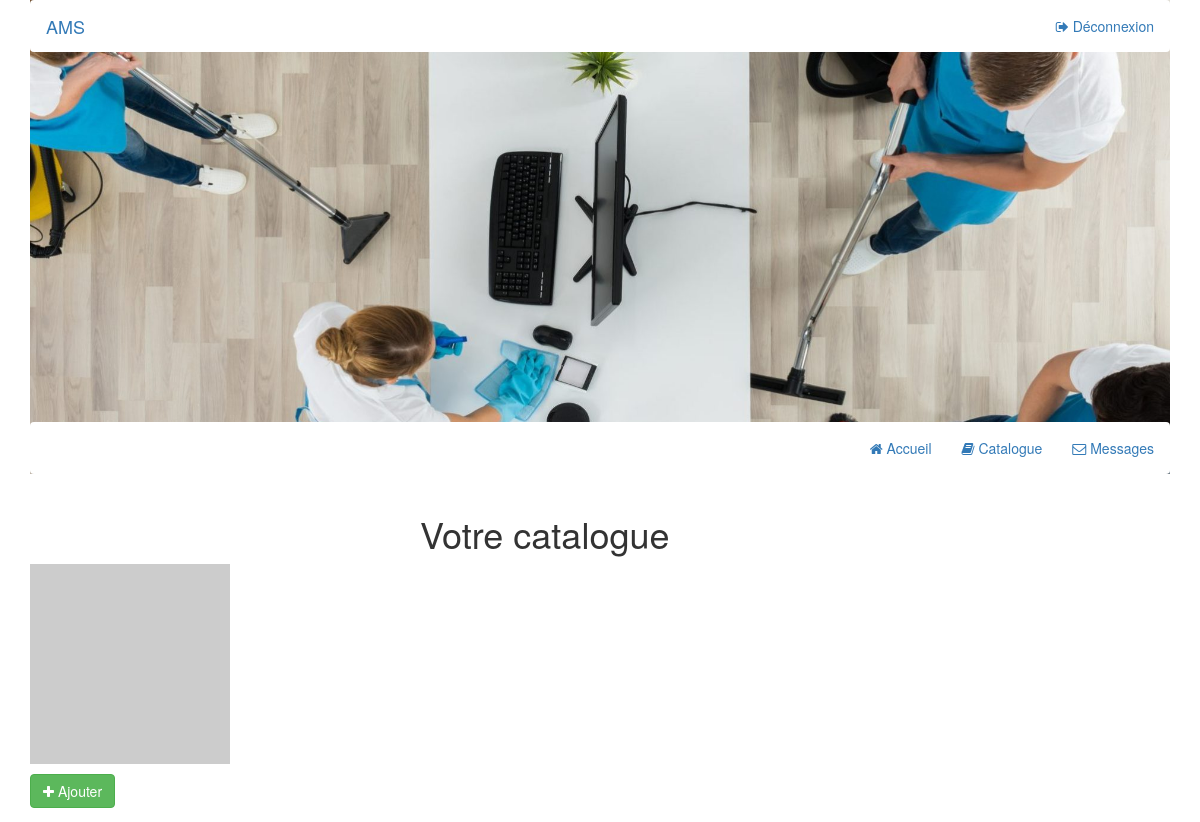
Page /admin/catalogue.php on the earlier database version.
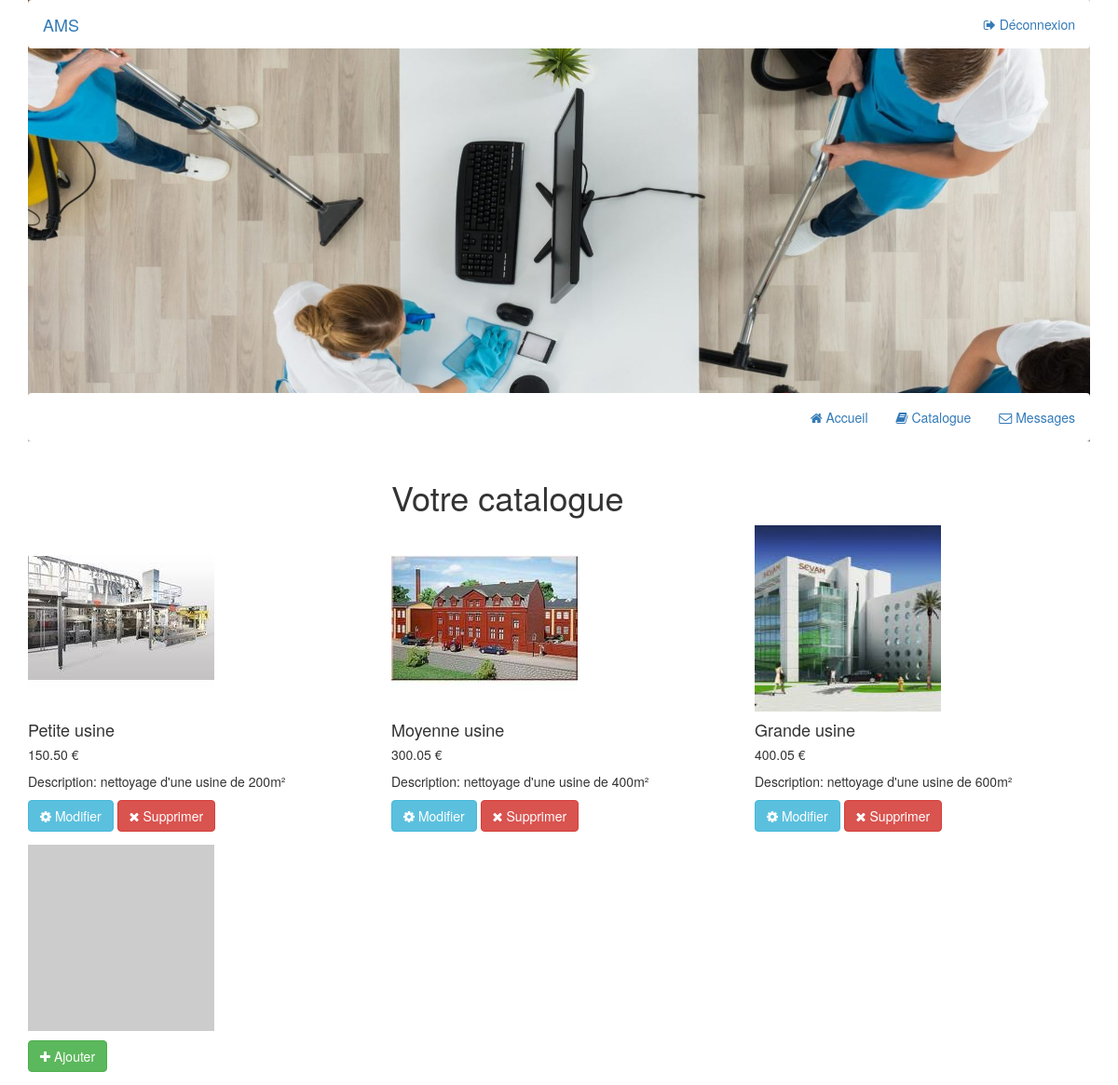
Same page on the later database version.
### tables this page shows
CREATE TABLE `catalogue` (
  `idService`     INT(11)     NOT NULL PRIMARY KEY AUTO_INCREMENT,
  `nomService`    VARCHAR(50) NOT NULL,
  `detailService` LONGTEXT    NOT NULL,
  `coutService`   FLOAT(10, 2) NOT NULL,
  `imageService` VARCHAR(255) DEFAULT NULL
);

### admin/catalogue.php (the view, shortened to what this page needs)
<?php
require '../classes/function.php';
try
{
    $bdd = new PDO('mysql:host=localhost;dbname=ams;charset=utf8', 'tafacesi', 'tafacesi');
}
catch(Exception $e)
{
    die('Erreur : '.$e->getMessage());
}
include 'header.php';
$reponse = $bdd->query('SELECT * FROM catalogue');
?>
<div class="container">
    <div class="row">
        <div class="col-lg-4 col-sm-4"></div>
        <div class="col-lg-4 col-sm-4">
            <h1>Votre catalogue</h1>
        </div>
        <div class="col-lg-4 col-sm-4"></div>
    </div>
</div>
    <div class="container">
    <div class="row">
<?php
$donnees = $reponse->fetchAll();
for ($i=0; $i<count($donnees);$i++){
    ?>
    <div class="col-lg-4 col-md-4 mb-4">
        <div class="card h-100">
            <img class="card-img-top" src="<?php echo $donnees[$i]['imageService']; ?>" alt="<?php echo $donnees[$i]['imageService']; ?>">
            <div class="card-body">
                <h4 class="card-title">
                    <?php echo $donnees[$i]['nomService']; ?>
                </h4>
                <h5><?php echo $donnees[$i]['coutService']; ?> €</h5>
                <p class="card-text">Description: <?php echo $donnees[$i]['detailService']; ?></p>
            </div>
            <form method="post" action="../classes/function.php">
                <button type="submit" class="btn btn-info" name="serviceToUpdate" value="<?php echo $donnees[$i]['idService']; ?>">
                    <i class="fa fa-cog" aria-hidden="true"></i> Modifier
                </button>
                <button type="submit" class="btn btn-danger" name="serviceToDelete" value="<?php echo $donnees[$i]['idService']; ?>">
                    <i class="fa fa-times" aria-hidden="true"></i> Supprimer
                </button>
            </form>
        </div>
    </div>
    <?php
}
?>
        <div class="col-lg-4 col-md-4 mb-4">
            <div class="card h-100">
                <img src="http://via.placeholder.com/200x200"></a>
                <form method="post" action="ajoutService.php">
                    <button type="submit" class="btn btn-success" value="">
                        <i class="fa fa-plus" aria-hidden="true"></i> Ajouter
                    </button>
                </form>
            </div>
        </div>
</div>
    </div>

### _includes/head.php (shortened to what this page needs)
<head>
    <link rel="stylesheet" href="https://maxcdn.bootstrapcdn.com/bootstrap/3.3.7/css/bootstrap.min.css">
    <link rel="stylesheet" href="../css/font-awesome.min.css">
    <link rel="stylesheet" type="text/css" href="../css/header.css">
</head>

### admin/header.php (shortened to what this page needs)
<?php
include '../_includes/head.php';
?>
<body>
<div class="container">
<div class="background">
    <nav class="navbar navbar-light navBg">
        <div class="container-fluid">
            <div class="navbar-header">
                <a class="navbar-brand" href="/MultiService/admin/accueil.php">AMS</a>
            </div>
            <ul class="nav navbar-nav navbar-right">
                <li><a href="../deconnexion.php"><i class="fa fa-sign-out" aria-hidden="true"></i></span> Déconnexion</a></li>
            </ul>
        </div>
    </nav>
    <div class="espaceVide">
    </div>
    <nav class="navbar navbar-light navBg fixed">
        <div class="container-fluid">
            <ul class="nav navbar-nav navbar-right">
                <li><a href="/MultiService/admin/accueil.php"><i class="fa fa-home" aria-hidden="true"></i> Accueil</a></li>
                <li><a href="/MultiService/admin/catalogue.php"><i class="fa fa-book" aria-hidden="true"></i> Catalogue</a></li>
                <li><a href="/MultiService/admin/messages.php"><i class="fa fa-envelope-o" aria-hidden="true"></i> Messages</a></li>
            </ul>
        </div>
    </nav>
</div>
</div>

### css/header.css (style rules this page uses)
.background { background-position: center; background-size: cover; background-image: url("../_images/background.jpg"); }
.espaceVide { height: 350px; }
.navbar { background-color: white; }

Differences in the rows shown:
added catalogue: imageService (picture), nomService "Petite usine", coutService "150.50", detailService "nettoyage d'une usine de 200m²", $donnees[$i]['idService'] 1 (drawn)
added catalogue: imageService (picture), nomService "Moyenne usine", coutService "300.05", detailService "nettoyage d'une usine de 400m²", $donnees[$i]['idService'] 2 (drawn)
added catalogue: imageService (picture), nomService "Grande usine", coutService "400.05", detailService "nettoyage d'une usine de 600m²", $donnees[$i]['idService'] 3 (drawn)
